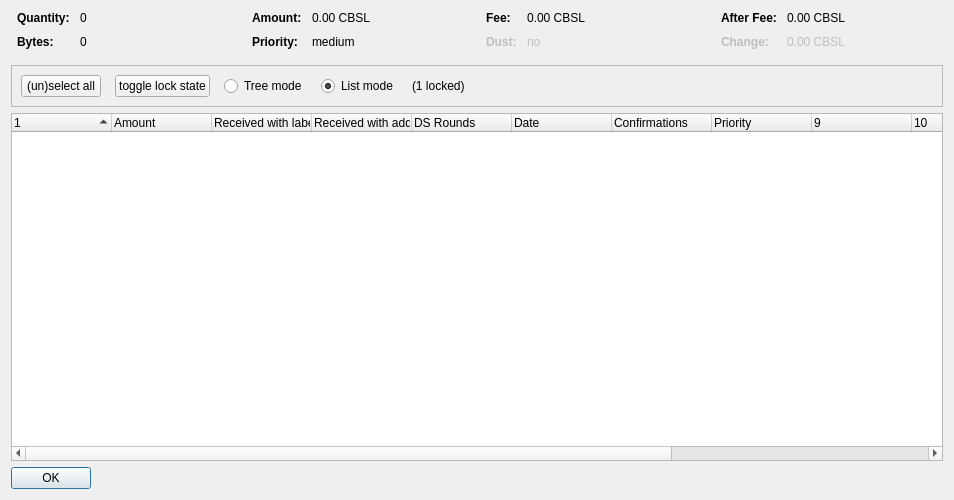
<?xml version="1.0" encoding="UTF-8"?>
<ui version="4.0">
 <class>CoinControlDialog</class>
 <widget class="QDialog" name="CoinControlDialog">
  <property name="geometry">
   <rect>
    <x>0</x>
    <y>0</y>
    <width>954</width>
    <height>500</height>
   </rect>
  </property>
  <property name="windowTitle">
   <string>Coin Selection</string>
  </property>
  <layout class="QVBoxLayout" name="verticalLayout">
   <item>
    <layout class="QHBoxLayout" name="horizontalLayoutTop" stretch="0,0,0,0">
     <property name="topMargin">
      <number>0</number>
     </property>
     <property name="bottomMargin">
      <number>10</number>
     </property>
     <item>
      <layout class="QFormLayout" name="formLayoutCoinControl1">
       <property name="horizontalSpacing">
        <number>10</number>
       </property>
       <property name="verticalSpacing">
        <number>10</number>
       </property>
       <property name="leftMargin">
        <number>6</number>
       </property>
       <property name="rightMargin">
        <number>6</number>
       </property>
       <item row="0" column="0">
        <widget class="QLabel" name="labelCoinControlQuantityText">
         <property name="font">
          <font>
           <weight>75</weight>
           <bold>true</bold>
          </font>
         </property>
         <property name="text">
          <string>Quantity:</string>
         </property>
        </widget>
       </item>
       <item row="0" column="1">
        <widget class="QLabel" name="labelCoinControlQuantity">
         <property name="cursor">
          <cursorShape>IBeamCursor</cursorShape>
         </property>
         <property name="contextMenuPolicy">
          <enum>Qt::ActionsContextMenu</enum>
         </property>
         <property name="text">
          <string notr="true">0</string>
         </property>
         <property name="textInteractionFlags">
          <set>Qt::LinksAccessibleByMouse|Qt::TextSelectableByKeyboard|Qt::TextSelectableByMouse</set>
         </property>
        </widget>
       </item>
       <item row="1" column="0">
        <widget class="QLabel" name="labelCoinControlBytesText">
         <property name="font">
          <font>
           <weight>75</weight>
           <bold>true</bold>
          </font>
         </property>
         <property name="text">
          <string>Bytes:</string>
         </property>
        </widget>
       </item>
       <item row="1" column="1">
        <widget class="QLabel" name="labelCoinControlBytes">
         <property name="cursor">
          <cursorShape>IBeamCursor</cursorShape>
         </property>
         <property name="contextMenuPolicy">
          <enum>Qt::ActionsContextMenu</enum>
         </property>
         <property name="text">
          <string notr="true">0</string>
         </property>
         <property name="textInteractionFlags">
          <set>Qt::LinksAccessibleByMouse|Qt::TextSelectableByKeyboard|Qt::TextSelectableByMouse</set>
         </property>
        </widget>
       </item>
      </layout>
     </item>
     <item>
      <layout class="QFormLayout" name="formLayoutCoinControl2">
       <property name="horizontalSpacing">
        <number>10</number>
       </property>
       <property name="verticalSpacing">
        <number>10</number>
       </property>
       <property name="leftMargin">
        <number>6</number>
       </property>
       <property name="rightMargin">
        <number>6</number>
       </property>
       <item row="0" column="0">
        <widget class="QLabel" name="labelCoinControlAmountText">
         <property name="font">
          <font>
           <weight>75</weight>
           <bold>true</bold>
          </font>
         </property>
         <property name="text">
          <string>Amount:</string>
         </property>
        </widget>
       </item>
       <item row="0" column="1">
        <widget class="QLabel" name="labelCoinControlAmount">
         <property name="cursor">
          <cursorShape>IBeamCursor</cursorShape>
         </property>
         <property name="contextMenuPolicy">
          <enum>Qt::ActionsContextMenu</enum>
         </property>
         <property name="text">
          <string notr="true">0.00 CBSL</string>
         </property>
         <property name="textInteractionFlags">
          <set>Qt::LinksAccessibleByMouse|Qt::TextSelectableByKeyboard|Qt::TextSelectableByMouse</set>
         </property>
        </widget>
       </item>
       <item row="1" column="0">
        <widget class="QLabel" name="labelCoinControlPriorityText">
         <property name="font">
          <font>
           <weight>75</weight>
           <bold>true</bold>
          </font>
         </property>
         <property name="text">
          <string>Priority:</string>
         </property>
        </widget>
       </item>
       <item row="1" column="1">
        <widget class="QLabel" name="labelCoinControlPriority">
         <property name="cursor">
          <cursorShape>IBeamCursor</cursorShape>
         </property>
         <property name="contextMenuPolicy">
          <enum>Qt::ActionsContextMenu</enum>
         </property>
         <property name="text">
          <string>medium</string>
         </property>
         <property name="textInteractionFlags">
          <set>Qt::LinksAccessibleByMouse|Qt::TextSelectableByKeyboard|Qt::TextSelectableByMouse</set>
         </property>
        </widget>
       </item>
      </layout>
     </item>
     <item>
      <layout class="QFormLayout" name="formLayoutCoinControl3">
       <property name="horizontalSpacing">
        <number>10</number>
       </property>
       <property name="verticalSpacing">
        <number>10</number>
       </property>
       <property name="leftMargin">
        <number>6</number>
       </property>
       <property name="rightMargin">
        <number>6</number>
       </property>
       <item row="0" column="0">
        <widget class="QLabel" name="labelCoinControlFeeText">
         <property name="font">
          <font>
           <weight>75</weight>
           <bold>true</bold>
          </font>
         </property>
         <property name="text">
          <string>Fee:</string>
         </property>
        </widget>
       </item>
       <item row="0" column="1">
        <widget class="QLabel" name="labelCoinControlFee">
         <property name="cursor">
          <cursorShape>IBeamCursor</cursorShape>
         </property>
         <property name="contextMenuPolicy">
          <enum>Qt::ActionsContextMenu</enum>
         </property>
         <property name="text">
          <string notr="true">0.00 CBSL</string>
         </property>
         <property name="textInteractionFlags">
          <set>Qt::LinksAccessibleByMouse|Qt::TextSelectableByKeyboard|Qt::TextSelectableByMouse</set>
         </property>
        </widget>
       </item>
       <item row="1" column="0">
        <widget class="QLabel" name="labelCoinControlLowOutputText">
         <property name="enabled">
          <bool>false</bool>
         </property>
         <property name="font">
          <font>
           <weight>75</weight>
           <bold>true</bold>
          </font>
         </property>
         <property name="text">
          <string>Dust:</string>
         </property>
        </widget>
       </item>
       <item row="1" column="1">
        <widget class="QLabel" name="labelCoinControlLowOutput">
         <property name="enabled">
          <bool>false</bool>
         </property>
         <property name="cursor">
          <cursorShape>IBeamCursor</cursorShape>
         </property>
         <property name="contextMenuPolicy">
          <enum>Qt::ActionsContextMenu</enum>
         </property>
         <property name="text">
          <string>no</string>
         </property>
         <property name="textInteractionFlags">
          <set>Qt::LinksAccessibleByMouse|Qt::TextSelectableByKeyboard|Qt::TextSelectableByMouse</set>
         </property>
        </widget>
       </item>
      </layout>
     </item>
     <item>
      <layout class="QFormLayout" name="formLayoutCoinControl4">
       <property name="horizontalSpacing">
        <number>10</number>
       </property>
       <property name="verticalSpacing">
        <number>10</number>
       </property>
       <property name="leftMargin">
        <number>6</number>
       </property>
       <property name="rightMargin">
        <number>6</number>
       </property>
       <item row="0" column="0">
        <widget class="QLabel" name="labelCoinControlAfterFeeText">
         <property name="font">
          <font>
           <weight>75</weight>
           <bold>true</bold>
          </font>
         </property>
         <property name="text">
          <string>After Fee:</string>
         </property>
        </widget>
       </item>
       <item row="0" column="1">
        <widget class="QLabel" name="labelCoinControlAfterFee">
         <property name="cursor">
          <cursorShape>IBeamCursor</cursorShape>
         </property>
         <property name="contextMenuPolicy">
          <enum>Qt::ActionsContextMenu</enum>
         </property>
         <property name="text">
          <string notr="true">0.00 CBSL</string>
         </property>
         <property name="textInteractionFlags">
          <set>Qt::LinksAccessibleByMouse|Qt::TextSelectableByKeyboard|Qt::TextSelectableByMouse</set>
         </property>
        </widget>
       </item>
       <item row="1" column="0">
        <widget class="QLabel" name="labelCoinControlChangeText">
         <property name="enabled">
          <bool>false</bool>
         </property>
         <property name="font">
          <font>
           <weight>75</weight>
           <bold>true</bold>
          </font>
         </property>
         <property name="text">
          <string>Change:</string>
         </property>
        </widget>
       </item>
       <item row="1" column="1">
        <widget class="QLabel" name="labelCoinControlChange">
         <property name="enabled">
          <bool>false</bool>
         </property>
         <property name="cursor">
          <cursorShape>IBeamCursor</cursorShape>
         </property>
         <property name="contextMenuPolicy">
          <enum>Qt::ActionsContextMenu</enum>
         </property>
         <property name="text">
          <string notr="true">0.00 CBSL</string>
         </property>
         <property name="textInteractionFlags">
          <set>Qt::LinksAccessibleByMouse|Qt::TextSelectableByKeyboard|Qt::TextSelectableByMouse</set>
         </property>
        </widget>
       </item>
      </layout>
     </item>
    </layout>
   </item>
   <item>
    <widget class="QFrame" name="frame">
     <property name="minimumSize">
      <size>
       <width>0</width>
       <height>40</height>
      </size>
     </property>
     <property name="frameShape">
      <enum>QFrame::StyledPanel</enum>
     </property>
     <property name="frameShadow">
      <enum>QFrame::Sunken</enum>
     </property>
     <layout class="QHBoxLayout" name="horizontalLayout">
      <item>
       <layout class="QHBoxLayout" name="horizontalLayoutPanel" stretch="0,0,0,0,0,0">
        <property name="spacing">
         <number>14</number>
        </property>
        <item>
         <widget class="QPushButton" name="pushButtonSelectAll">
          <property name="sizePolicy">
           <sizepolicy hsizetype="Maximum" vsizetype="Fixed">
            <horstretch>0</horstretch>
            <verstretch>0</verstretch>
           </sizepolicy>
          </property>
          <property name="text">
           <string>(un)select all</string>
          </property>
          <property name="autoDefault">
           <bool>false</bool>
          </property>
         </widget>
        </item>
        <item>
         <widget class="QPushButton" name="pushButtonToggleLock">
          <property name="sizePolicy">
           <sizepolicy hsizetype="Maximum" vsizetype="Fixed">
            <horstretch>0</horstretch>
            <verstretch>0</verstretch>
           </sizepolicy>
          </property>
          <property name="text">
           <string>toggle lock state</string>
          </property>
          <property name="autoDefault">
           <bool>false</bool>
          </property>
         </widget>
        </item>
        <item>
         <widget class="QRadioButton" name="radioTreeMode">
          <property name="sizePolicy">
           <sizepolicy hsizetype="Maximum" vsizetype="Fixed">
            <horstretch>0</horstretch>
            <verstretch>0</verstretch>
           </sizepolicy>
          </property>
          <property name="text">
           <string>Tree mode</string>
          </property>
         </widget>
        </item>
        <item>
         <widget class="QRadioButton" name="radioListMode">
          <property name="sizePolicy">
           <sizepolicy hsizetype="Maximum" vsizetype="Fixed">
            <horstretch>0</horstretch>
            <verstretch>0</verstretch>
           </sizepolicy>
          </property>
          <property name="text">
           <string>List mode</string>
          </property>
          <property name="checked">
           <bool>true</bool>
          </property>
         </widget>
        </item>
        <item>
         <widget class="QLabel" name="labelLocked">
          <property name="text">
           <string>(1 locked)</string>
          </property>
         </widget>
        </item>
        <item>
         <spacer name="horizontalSpacer">
          <property name="orientation">
           <enum>Qt::Horizontal</enum>
          </property>
          <property name="sizeHint" stdset="0">
           <size>
            <width>40</width>
            <height>20</height>
           </size>
          </property>
         </spacer>
        </item>
       </layout>
      </item>
     </layout>
    </widget>
   </item>
   <item>
    <widget class="CoinControlTreeWidget" name="treeWidget">
     <property name="contextMenuPolicy">
      <enum>Qt::CustomContextMenu</enum>
     </property>
     <property name="sortingEnabled">
      <bool>false</bool>
     </property>
     <property name="columnCount">
      <number>13</number>
     </property>
     <attribute name="headerShowSortIndicator" stdset="0">
      <bool>true</bool>
     </attribute>
     <attribute name="headerStretchLastSection">
      <bool>false</bool>
     </attribute>
     <column>
      <property name="text">
       <string/>
      </property>
     </column>
     <column>
      <property name="text">
       <string>Amount</string>
      </property>
     </column>
     <column>
      <property name="text">
       <string>Received with label</string>
      </property>
     </column>
     <column>
      <property name="text">
       <string>Received with address</string>
      </property>
     </column>
     <column>
      <property name="text">
       <string>DS Rounds</string>
      </property>
     </column>
     <column>
      <property name="text">
       <string>Date</string>
      </property>
     </column>
     <column>
      <property name="text">
       <string>Confirmations</string>
      </property>
      <property name="toolTip">
       <string>Confirmed</string>
      </property>
     </column>
     <column>
      <property name="text">
       <string>Priority</string>
      </property>
     </column>
     <column>
      <property name="text">
       <string/>
      </property>
     </column>
     <column>
      <property name="text">
       <string/>
      </property>
     </column>
     <column>
      <property name="text">
       <string/>
      </property>
     </column>
     <column>
      <property name="text">
       <string/>
      </property>
     </column>
     <column>
      <property name="text">
       <string/>
      </property>
     </column>
    </widget>
   </item>
   <item>
    <widget class="QDialogButtonBox" name="buttonBox">
     <property name="sizePolicy">
      <sizepolicy hsizetype="Maximum" vsizetype="Fixed">
       <horstretch>0</horstretch>
       <verstretch>0</verstretch>
      </sizepolicy>
     </property>
     <property name="orientation">
      <enum>Qt::Horizontal</enum>
     </property>
     <property name="standardButtons">
      <set>QDialogButtonBox::Ok</set>
     </property>
    </widget>
   </item>
  </layout>
 </widget>
 <customwidgets>
  <customwidget>
   <class>CoinControlTreeWidget</class>
   <extends>QTreeWidget</extends>
   <header>coincontroltreewidget.h</header>
  </customwidget>
 </customwidgets>
 <resources/>
 <connections/>
</ui>
